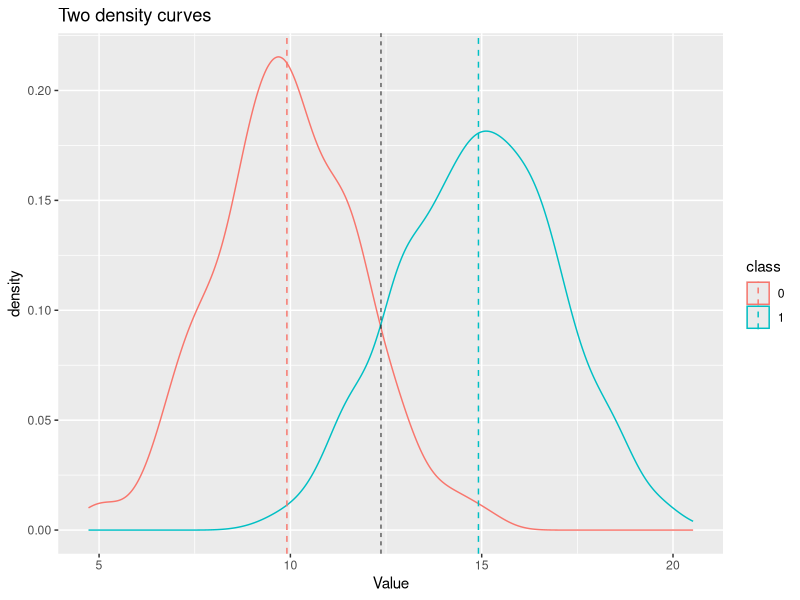
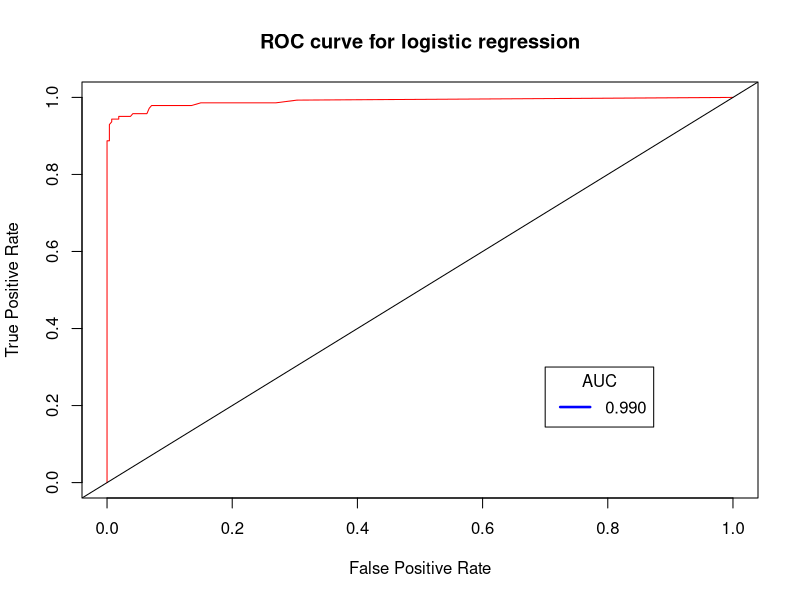
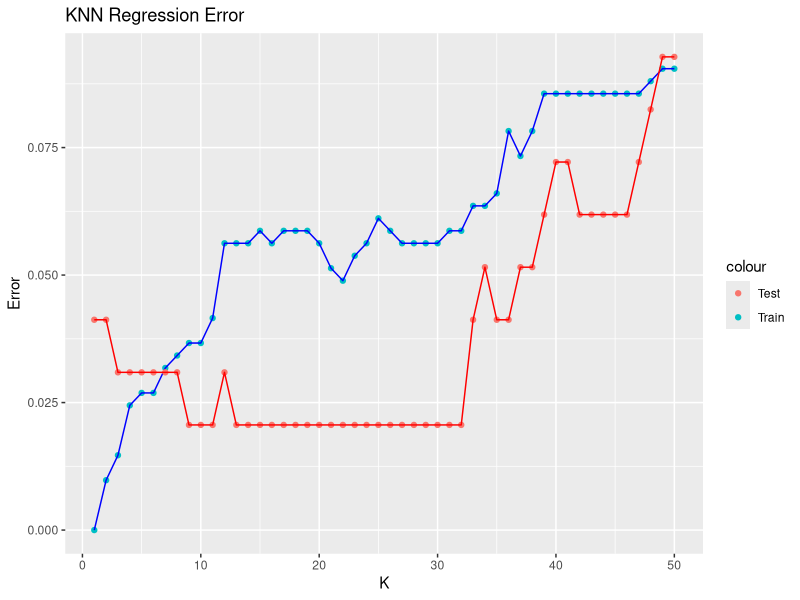

Here is the R script that generated these plots, in order:
## ---- chunk 1
knitr::opts_chunk$set(echo = FALSE, tidy=TRUE, error = TRUE, tidy.opts=list(width.cutoff=80))
## ---- chunk 2
### Class densitier
class0 = rnorm(300, mean =10, sd = 2)
class1 = rnorm(700, mean =15, sd = 2)
data = data.frame(class = c(rep("0",300), rep("1",700)), 
                  Value = c(class0,class1))
library(plyr)
mu <- ddply(data, "class", summarise, grp.mean=mean(Value))
#plot the graph
library(ggplot2)
plot = ggplot(data, aes(x=Value,color= class)) + geom_density() + geom_vline(data=mu, aes(xintercept = grp.mean, color = class), linetype="dashed")

### find the intersection
# first binned the data sets using density
from <- 5
to <- 20
class_0 <- density(class0, from = from, to = to)
class_1 <- density(class1, from = from, to = to)
# where the density of the class0 is less than the class1
idx <- (class_0$y < class_1$y) &(class_0$x > 10) &(class_1$x < 15)
intersection <- min(class_1$x[idx])
plot = plot + geom_vline(xintercept = intersection, linetype = 2, size = 0.3, color = "black") + labs(
title = "Two density curves")
plot
cat('\nthe intersection of this 2 classes is', intersection ,'\n')

### try random variable
n = 1000
Pi0 = 0.3
mu0 =10
Pi1 = 0.7
mu1 = 15
sigma = 2
x0_0 <- sample(1:300, 1)
x0_1 <- sample(1:700, 1)

### x0 is in class 0
cat('\nA random number in class0 is:', class0[x0_0])
delta_0 = class0[x0_0]*(mu0/sigma^2)-(mu0^2/(2*sigma^2))+ log(Pi0)
delta_1 = class0[x0_0]*(mu1/sigma^2)-(mu1^2/(2*sigma^2))+ log(Pi1)
cat('\ndiscriminant score when assign x0 to class0 is:', delta_0)
cat('\ndiscriminant score when assign x0 to class1 is:', delta_1,'\n')
if(delta_0 > delta_1) {cat(class0[x0_0],'belongs to class0')
} else{
  cat(class0[x0_0],'belongs to class1')
}

### x1 is in class 0
cat('\n')
cat('\nA random number in class1 is:', class1[x0_1])
delta_0 = class1[x0_1]*(mu0/sigma^2)-(mu0^2/(2*sigma^2))+ log(Pi0)
delta_1 = class1[x0_1]*(mu1/sigma^2)-(mu1^2/(2*sigma^2))+ log(Pi1)
cat('\ndiscriminant score when assign x0 to class0 is:', delta_0)
cat('\ndiscriminant score when assign x0 to class1 is:', delta_1,'\n')
if(delta_0 > delta_1) {cat(class1[x0_1],'belongs to class0')
} else{
  cat(class1[x0_1],'belongs to class1')
}

### error rate
count = 0
for (i in 1:n){
  delta_0 = data$Value[i]*(mu0/sigma^2)-(mu0^2/(2*sigma^2))+ log(Pi0)
  delta_1 = data$Value[i]*(mu1/sigma^2)-(mu1^2/(2*sigma^2))+ log(Pi1)
  if(delta_0 > delta_1) { 
    class = 0
  } else{
  class = 1
  }
  if(class == data$class[i]){
    count = count+1
  }
}
error_rate = (n-count)/n
cat('\n')
cat('\n')
cat('Bayes error rate is:', error_rate)
## ---- chunk 3
#Some useful codes
library(MASS)
# summary(Boston)
rm(Boston)
# detach(Boston)
attach(Boston)
# str(Boston)
# dim(Boston)
n = nrow(Boston)
# hist(crim)
# summary(crim)
crime_dummy = rep(0, length(crim))
# quantile(crim, .75)
crime_dummy[crim>1] = 1
Boston = data.frame(Boston, crime_dummy)
# View(Boston)
# rate in crime_dummy is 0.2509881 (P) if crime_dummy[crim> quantile(crim, .75)] = 1
# sum(crime_dummy)/length(crime_dummy)

# choose randomly 80% 
set.seed(99)
train=sample(c(TRUE,FALSE), size=n, 
             prob=c(.80, .20), rep=TRUE) #randomly select index whether train or not from row
test=(!train)
Boston.train = Boston[train,]
Boston.test = Boston[test,]
# dim(Boston.train)
# dim(Boston.test)
crime_dummy.train = crime_dummy[train]
crime_dummy.test = crime_dummy[test]
# sum(crime_dummy.train)/length(crime_dummy.train)
# sum(crime_dummy.test)/length(crime_dummy.test)

# (this is another option to split the data into train and test)
# n_train = ceiling(.80 * n)
# n_train
## ---- chunk 4
### KNN
library(class)
set.seed(1)

train.X=cbind(zn,indus,chas,nox,rm,age,dis,rad,tax,ptratio,black,lstat,medv)[train,]
test.X=cbind(zn,indus,chas,nox,rm,age,dis,rad,tax,ptratio,black,lstat,medv)[!train,]

#train
KNN_train=knn(train.X, train.X, crime_dummy.train, k=1)
KNN_train <- as.numeric(as.character(KNN_train))
KNN_train_error_rate = mean(KNN_train!=crime_dummy.train)
#test
KNN_test=knn(train.X, test.X, crime_dummy.train, k=1)
KNN_test <- as.numeric(as.character(KNN_test))
KNN_test_error_rate = mean(KNN_test!=crime_dummy.test)
## ---- chunk 5
### logistic regression
glm_train = glm(crime_dummy~ zn+indus+chas+nox+rm+age+dis+rad+tax+ptratio+black+lstat+medv, data=Boston.train, family=binomial)

# train data
glm_train_prob = predict(glm_train, Boston.train, type="response")
glm_train_pred=rep(0,length(crime_dummy.train))
glm_train_pred[glm_train_prob>.5]=1
# mean(glm_train_pred == crime_dummy.train) accuracy
LR_train_error_rate = mean(glm_train_pred != crime_dummy.train)  #1-accuracy = error rate

# test data
glm_test_prob = predict(glm_train, Boston.test, type="response")
glm_test_pred=rep(0,length(crime_dummy.test))
glm_test_pred[glm_test_prob>.5]=1
LR_test_error_rate = mean(glm_test_pred != crime_dummy.test) 
## ---- chunk 6
### LDA
lda_train = lda(crime_dummy~ zn+indus+chas+nox+rm+age+dis+rad+tax+ptratio+black+lstat+medv, data=Boston.train)

# train data
lda_train_pred = predict(lda_train, Boston.train)
LDA_train_error_rate = mean(lda_train_pred$class != crime_dummy.train)  #1-accuracy = error rate

# test data
lda_test_pred = predict(lda_train, Boston.test)
LDA_test_error_rate = mean(lda_test_pred$class != crime_dummy.test)
## ---- chunk 7
### QDA

# calculate correlation matrix
correlationMatrix <- cor(Boston[,2:14])
# find attributes that most highly corrected with other attributes
# delete zn indus tax

qda_train = qda(crime_dummy~ chas+nox+rm+age+dis+rad+ptratio+black+lstat+medv, data=
                  Boston.train)

# train data
qda_train_pred = predict(qda_train, Boston.train)
QDA_train_error_rate = mean(qda_train_pred$class != crime_dummy.train)  #1-accuracy = error rate

# test data
qda_test_pred = predict(qda_train, Boston.test)
QDA_test_error_rate = mean(qda_test_pred$class != crime_dummy.test) 

## ---- chunk 8
table1 = matrix(c(KNN_train_error_rate, LR_train_error_rate,
                  LDA_train_error_rate, QDA_train_error_rate,
                  KNN_test_error_rate, LR_test_error_rate,
                  LDA_test_error_rate, QDA_test_error_rate),4,2)

colnames(table1) = c("train error", "test error")
rownames(table1) = c( "KNN", "Logistic Regression", "LDA", "QDA")
table1 = round(table1, 4)

knitr::kable(table1, caption = "The error rate of the train/test using 4 methods")
## ---- chunk 9
perfcheck <- function(ct) {
  Accuracy <- (ct[1]+ct[4])/sum(ct)
  Recall <- ct[4]/sum((ct[2]+ct[4]))      #TP/P   or Power, Sensitivity, TPR 
  Type1 <- ct[3]/sum((ct[1]+ct[3]))       #FP/N   or 1 - Specificity , FPR
  Precision <- ct[4]/sum((ct[3]+ct[4]))   #TP/P*
  Type2 <- ct[2]/sum((ct[2]+ct[4]))       #FN/P
  F1 <- 2/(1/Recall+1/Precision)
  Values <- as.vector(round(c(Accuracy, Recall, Type1, Precision, Type2, F1),4)) *100
  Metrics = c("Accuracy", "Recall", "Type1", "Precision", "Type2", "F1")
  cbind(Metrics, Values)
  #list(Performance=round(Performance, 4))
}

###KNN
ct1=table(crime_dummy.test, KNN_test)
#perfcheck(ct1)

###LR
ct2=table(crime_dummy.test, glm_test_pred)
#perfcheck(ct2)

###LDA
ct3=table(crime_dummy.test, lda_test_pred$class)
#perfcheck(ct3)

###QDA
ct4=table(crime_dummy.test, qda_test_pred$class)

table2 = matrix(c(perfcheck(ct1)[,2][1], perfcheck(ct2)[,2][1],
                  perfcheck(ct3)[,2][1], perfcheck(ct4)[,2][1],
                  perfcheck(ct1)[,2][2], perfcheck(ct2)[,2][2],
                  perfcheck(ct3)[,2][2], perfcheck(ct4)[,2][2],
                  perfcheck(ct1)[,2][4], perfcheck(ct2)[,2][4],
                  perfcheck(ct3)[,2][4], perfcheck(ct4)[,2][4],
                  perfcheck(ct1)[,2][6], perfcheck(ct2)[,2][6],
                  perfcheck(ct3)[,2][6], perfcheck(ct4)[,2][6]),4,4)

colnames(table2) = c("Accuracy", "Recall", "Precision", "F1")
rownames(table2) = c( "KNN", "Logistic Regression", "LDA", "QDA")


knitr::kable(table2, caption = "The reports of confusion matrices")

## ---- chunk 10
### create confusion matrics
create_cm <- function(true, pred) {
  postive_positve = 0
  positive_negative = 0
  nagtive_positive = 0
  nagtive_nagtive = 0
  for (i in seq(1:length(true))){
    if (true[i] == 0 & pred[i] == 0) {
      nagtive_nagtive = nagtive_nagtive + 1
    }
    else if (true[i] == 1 & pred[i] == 0) {
      positive_negative = positive_negative + 1
    }
    else if (true[i] == 0 & pred[i] == 1) {
     
      nagtive_positive = nagtive_positive + 1
    }
    else {
      postive_positve = postive_positve + 1
    }
  }
  return(matrix(c(nagtive_nagtive, nagtive_positive, positive_negative, postive_positve), nrow = 2, ncol = 2, byrow = T  ))
}

### calculate the area under the curve on [0,1]
simple_auc <- function(TPR, FPR){
  # inputs already sorted, best scores first 
  dFPR <- c(diff(FPR), 0)
  dTPR <- c(diff(TPR), 0)
  abs(sum(TPR * dFPR) + sum(dTPR * dFPR)/2)
}

### Roc curve function
create_roc <- function(true, probs, interval, title) {
  tpr_list = c()
  fpr_list = c()
  for (i in seq(0,1, interval)) {
    pred=rep(0,length(probs))
    pred[probs > i]=1
    cm = create_cm(true, pred)
    TPR = cm[4]/sum((cm[2]+cm[4]))  
    FPR = cm[3]/sum((cm[1]+cm[3])) 
    tpr_list = c(tpr_list, TPR)
    fpr_list = c(fpr_list, FPR)
  }
  
  # auc = abs(sum((fpr_list[2:length(fpr_list)]-fpr_list[1:length(fpr_list)-1])*tpr_list[2:length(tpr_list)]))
  auc = simple_auc(tpr_list,fpr_list)
  
  plot(fpr_list, tpr_list, type = "l", col = "Red", 
       main = title, xlab = "False Positive Rate", ylab = "True Positive Rate")
  abline(0,1)
  legend(0.7, 0.3, sprintf("%3.3f",auc), lty=c(1,1), lwd=c(2.5,2.5), col="blue", title = "AUC")
}


# ROC curve for logistic regression
cat('plot:')
create_roc(crime_dummy.train, glm_train_prob, 0.01, 'ROC curve for logistic regression')
## ---- chunk 11
### Find best k in knn by grid search and updated k

Knn_error = data.frame('i'=1:50, 'train_error'=rep(0,50), 'test_error'=rep(0,50)) # New data frame to store the error value

Knn_train_2 = 0
knn_test_2 = 0
min_test_error = Inf
min_train_error = 0

for (i in 1:50){
  Knn_train_2 = knn(train.X, train.X, crime_dummy.train, k=i)
  Knn_train_2 <- as.numeric(as.character(Knn_train_2))
  Knn_error[i,'train_error'] = mean(Knn_train_2!=crime_dummy.train)
    
  knn_test_2 = knn(train.X, test.X, crime_dummy.train, k=i)
  knn_test_2 <- as.numeric(as.character(knn_test_2))
  Knn_error[i,'test_error'] = mean(knn_test_2!=crime_dummy.test)
    
  if (Knn_error[i,'test_error'] < min_test_error){
    min_test_error = Knn_error[i,'test_error']
    ct1=table(crime_dummy.test, knn_test_2)
    best_k = i
    }
  
  if (Knn_error[i,'train_error'] < Knn_error[best_k,'train_error'] & Knn_error[i,'test_error'] == min_test_error) {
      min_train_error = Knn_error[i,'train_error']
      ct1=table(crime_dummy.test, knn_test_2)
      best_k = i
      }
}

## Plot the training and the testing errors versus 1/K for K=1,..,20
cat('the best k is:', best_k)
library(ggplot2)
ggplot(Knn_error, aes(x=i)) + geom_point(aes(y=train_error,col = "Train")) + geom_line(aes(y=train_error),col = "Blue") + geom_point(aes(y=test_error,col = "Test")) + geom_line(aes(y=test_error),col = "Red") + labs(x="K",y="Error",title="KNN Regression Error",fill="")
## ---- chunk 12
### update KNN

### update a)
table3 = matrix(c(KNN_train_error_rate, Knn_error[best_k,'train_error'], 
                  LR_train_error_rate, LDA_train_error_rate, QDA_train_error_rate,
                  KNN_test_error_rate, Knn_error[best_k,'test_error'], 
                  LR_test_error_rate, LDA_test_error_rate, QDA_test_error_rate),5,2)

colnames(table3) = c("train error", "test error")
rownames(table3) = c( "old KNN", "KNN", "Logistic Regression", "LDA", "QDA")
table3 = round(table3, 4)
knitr::kable(table3, caption = "update a): The error rate of the train/test using 4 methods")

### update b)
table4 = matrix(c(perfcheck(ct1)[,2][1], perfcheck(ct2)[,2][1],
                  perfcheck(ct3)[,2][1], perfcheck(ct4)[,2][1],
                  perfcheck(ct1)[,2][2], perfcheck(ct2)[,2][2],
                  perfcheck(ct3)[,2][2], perfcheck(ct4)[,2][2],
                  perfcheck(ct1)[,2][4], perfcheck(ct2)[,2][4],
                  perfcheck(ct3)[,2][4], perfcheck(ct4)[,2][4],
                  perfcheck(ct1)[,2][6], perfcheck(ct2)[,2][6],
                  perfcheck(ct3)[,2][6], perfcheck(ct4)[,2][6]),4,4)
colnames(table4) = c("Accuracy", "Recall", "Precision", "F1")
rownames(table4) = c( "KNN", "Logistic Regression", "LDA", "QDA")
knitr::kable(table4, caption = "update b): The reports of confusion matrices")
## ---- chunk 13
k=10
set.seed(99)
folds=sample(1:k,n,replace=TRUE)
# folds
## ---- chunk 14
### KNN
library(class)
set.seed(1)
cv.errors=matrix(NA, k, 2, dimnames=list(NULL, paste(1:2)))
knn_data=cbind(zn,indus,chas,nox,rm,age,dis,rad,tax,ptratio,black,lstat,medv)

for(j in 1:k){
  KNN_train=knn(knn_data[folds!=j,], knn_data[folds!=j,], crime_dummy[folds!=j], k=1)
  KNN_train <- as.numeric(as.character(KNN_train))
  cv.errors[j,1] = mean(KNN_train!=crime_dummy[folds!=j])
  
  KNN_test=knn(knn_data[folds!=j,], knn_data[folds==j,], crime_dummy[folds!=j], k=1)
  KNN_test <- as.numeric(as.character(KNN_test))
  cv.errors[j,2] = mean(KNN_test!=crime_dummy[folds==j])
  
  Knn_error = data.frame('i'=1:20, 'train_error'=rep(0,20), 'test_error'=rep(0,20)) # New data frame to store the error value

  Knn_train_2= 0
  knn_test_2= 0
  min_test_error = Inf
  min_train_error = 0
  
  for (i in 1:20){
    Knn_train_2 = knn(knn_data[folds!=j,], knn_data[folds!=j,], crime_dummy[folds!=j], k=i)
    Knn_train_2 <- as.numeric(as.character(Knn_train_2))
    Knn_error[i,'train_error'] = mean(Knn_train_2!=crime_dummy[folds!=j])
      
    knn_test_2 = knn(knn_data[folds!=j,], knn_data[folds==j,], crime_dummy[folds!=j], k=i)
    knn_test_2 <- as.numeric(as.character(knn_test_2))
    Knn_error[i,'test_error'] = mean(knn_test_2!=crime_dummy[folds==j])
      
    if (Knn_error[i,'test_error'] < min_test_error){
      min_test_error = Knn_error[i,'test_error']
      cv.errors[j,2] = min_test_error
      best_k = i
      }
    
    if (Knn_error[i,'train_error'] < Knn_error[best_k,'train_error'] & Knn_error[i,'test_error'] == min_test_error){
        min_train_error = Knn_error[i,'train_error']
        cv.errors[j,1] = min_train_error
        best_k = i
    }else{
      cv.errors[j,1] = Knn_error[i,'train_error']
        }
  }
}

KNN_error = apply(cv.errors,2,mean)
## ---- chunk 15
### logistic regression

set.seed(1)
cv.errors=matrix(NA, k, 2, dimnames=list(NULL, paste(1:2)))

for(j in 1:k){
  glm_train = glm(crime_dummy~ zn+indus+chas+nox+rm+age+dis+rad+tax+ptratio+black+lstat+medv, data=Boston[folds!= j,], family=binomial)
  
  glm_train_prob = predict(glm_train, Boston[folds!= j,], type="response")
  glm_train_pred=rep(0,length(crime_dummy[folds!= j]))
  glm_train_pred[glm_train_prob>.5]=1
  cv.errors[j,1] = mean(glm_train_pred != crime_dummy[folds!= j])
  
  glm_test_prob = predict(glm_train, Boston[folds == j,], type="response")
  glm_test_pred=rep(0,length(crime_dummy[folds == j]))
  glm_test_pred[glm_test_prob>.5]=1
  cv.errors[j,2]= mean(glm_test_pred != crime_dummy[folds == j]) 

}

LR_error = apply(cv.errors,2,mean)

## ---- chunk 16
### LDA
cv.errors=matrix(NA, k, 2, dimnames=list(NULL, paste(1:2)))
for(j in 1:k){
  lda_train = lda(crime_dummy~ zn+indus+chas+nox+rm+age+dis+rad+tax+ptratio+black+lstat+medv, data=Boston[folds!= j,])
  
  lda_train_pred = predict(lda_train, Boston[folds!= j,])
  cv.errors[j,1] = mean(lda_train_pred$class != crime_dummy[folds != j])


  lda_test_pred = predict(lda_train, Boston[folds== j,])
  cv.errors[j,2] = mean(lda_test_pred$class != crime_dummy[folds == j])
}

LDA_error = apply(cv.errors,2,mean)

# train data
  #1-accuracy = error rate

# test data

## ---- chunk 17
### QDA
cv.errors=matrix(NA, k, 2, dimnames=list(NULL, paste(1:2)))

for(j in 1:k){
  qda_train = qda(crime_dummy~ chas+nox+rm+age+dis+rad+ptratio+black+lstat+medv, data=Boston[folds!= j,])
  
  qda_train_pred = predict(lda_train, Boston[folds!= j,])
  cv.errors[j,1] = mean(qda_train_pred$class != crime_dummy[folds != j])


  qda_test_pred = predict(lda_train, Boston[folds== j,])
  cv.errors[j,2] = mean(qda_test_pred$class != crime_dummy[folds == j])
}

QDA_error = apply(cv.errors,2,mean)
## ---- chunk 18
table1 = matrix(c(KNN_error[1], LR_error[1],
                  LDA_error[1], QDA_error[1],
                  KNN_error[2],LR_error[2],
                  LDA_error[2], QDA_error[2]),4,2)

colnames(table1) = c("train error", "test error")
rownames(table1) = c( "KNN", "Logistic Regression", "LDA", "QDA")
table1 = round(table1, 4)

knitr::kable(table1, caption = "The error rate of the train/test using 4 methods")
